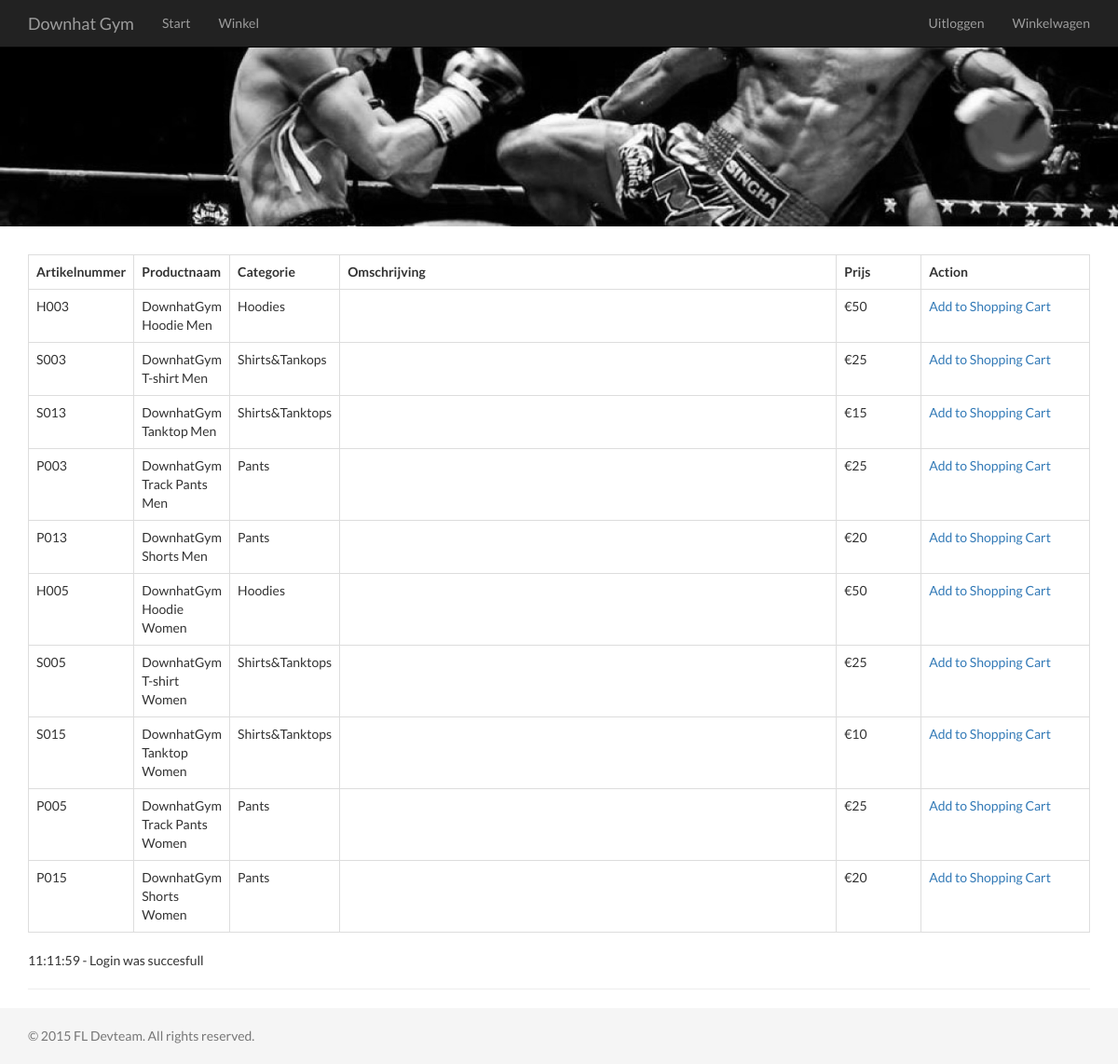
The page /index.php?action=showShop (signed in) on the database its author committed.
### tables this page shows
CREATE TABLE IF NOT EXISTS `artikel` (
  `artikelnummer` varchar(4) NOT NULL,
  `productnaam` varchar(45) NOT NULL,
  `categorie` varchar(80) NOT NULL,
  `prijs` int(11) NOT NULL,
  `voorraad` int(11) NOT NULL,
  `omschrijving` varchar(150) NOT NULL,
  PRIMARY KEY (`artikelnummer`),
  KEY `Voorraad` (`voorraad`),
  KEY `Omschrijving` (`omschrijving`)
);

### index.php (called while the page is built, shortened)
<?php
	displayHeader();
	displayNavigation();
	renderCurrentAction();
	displayFooter();
?>

### lib/authorisation.lib.php (called while the page is built, shortened)
<?php
	function hasRole(array $rolesList){
		if (isset($_SESSION['userData'])){
			return isAuthenticated() && !(array_search($_SESSION['userData']['role'], $rolesList, TRUE) === FALSE);
		} else {
			return FALSE;
		}
	}
	function isAuthenticated(){
		if (isset($_SESSION['userData'])){
			return $_SESSION['userData']['authenticated'];
		} else {
			return FALSE;
		}
	}
?>

### rendering/shop.rdr.php (the view)
<?php
	function displayShop(){
		global $db_conn;
    	$sql  = "SELECT * FROM artikel";
		$result = mysqli_query($db_conn, $sql);
		$row = $result->fetch_assoc();
		if($result == 0){
		    add_to_message_stack("displayShop() - Query is empty. This message is logged", true);
            log_message("Query is empty: ". $sql);
		} else {
?>			<table class="table table-bordered">
				<tr>
					<th class="col-xs-1">Artikelnummer</th>
					<th class="col-xs-1">Productnaam</th>
					<th class="col-xs-1">Categorie</th>
					<th class="col-xs-6">Omschrijving</th>
					<th class="col-xs-1">Prijs</th>
					<th class="col-xs-2">Action</th>
				</tr>
<?php			do {
?>				<tr>
					<td class="col-xs-1"><?php echo $row['artikelnummer'];?></td>
					<td class="col-xs-1"><?php echo $row['productnaam'];?></td>
					<td class="col-xs-1"><?php echo $row['categorie'];?></td>
					<td class="col-xs-6"><?php echo $row['omschrijving'];?></td>
					<td class="col-xs-1">&#8364;<?php echo $row['prijs'];?></td>
					<td class="col-xs-2"> <a href="index.php?action=showShoppingCart&addarticle=<?php echo $row['artikelnummer'];?>">Add to Shopping Cart</a> </td>
				</tr>
<?php			} while ($row = $result->fetch_assoc());
				echo "</table>";
			}
		}
?>

### lib/general.lib.php (shortened to what this page needs)
<?php
   function displayHeader() {
?>
<!DOCTYPE html>
<html>
  <head>
    <link rel="stylesheet" href="css/bootstrap.min.css">
    <link rel="stylesheet" href="css/subalpine.css">
	</head>
  <body>
<?php
  }
	function displayFooter() {
        print_messages();
	?>
      </div>
        <footer class="footer">
          <div class="container">
            <p class="text-muted">&copy; 2015 FL Devteam. All rights reserved.</p>
          </div>
        </footer>
			</body>
		</html>
	<?php
	}
	function displayNavigation() {
?>
<nav class="navbar navbar-inverse navbar-static-top unconstrained">
  <div class="container">
    <div class="navbar-header">
      <a class="navbar-brand" href="http://downhatgym.nl/">Downhat Gym</a>
    </div>
    <div id="navbar" class="collapse navbar-collapse">
      <ul class="nav navbar-nav">
        <li><a href="index.php?action=home">Start</a></li>
        <?php if(hasRole(array('BACKEND', 'CUSTOMER'))){ ?>
  				<li><a href="index.php?action=showShop">Winkel</a></li>
  			<?php } ?>
      </ul>
      <ul class="nav navbar-nav navbar-right">
  			<?php if(!isAuthenticated()){ ?>
  				<li><a href="index.php?action=showLogin">Login</a></li>
  			<?php } else { ?>
  			    <li><a href="index.php?action=logout">Uitloggen</a></li>
  			    <li><a href="index.php?action=showShoppingCart">Winkelwagen</a></li>
  			<?php } ?>
      </ul>
    </div>
  </div>
</nav>
<div class="container-fluid unconstrained">
  <div class="banner"></div>
</div>
<div class="container">
<?php
	}
?>
<?php
	function getCurrentAction() {
		global $config;
		if(isset($_GET['action'])) {
			return $_GET['action'];
		}
		else {
			return $config['defaultaction'];
		}
	}
?>

### lib/rendering.lib.php
<?php
	$renderingMap[$config['defaultaction']]	='displayHome();';
	$renderingMap["showCustomers"]      ='displayAllCustomers();';
    $renderingMap["showAddCustomer"]    ='displayAddCustomer();';
    $renderingMap["showEditCustomer"]   ='displayEditCustomer();';
	$renderingMap["showArticles"]       ='displayAllArticles();';
	$renderingMap["showAddArticle"]     ='displayAddArticle();';
	$renderingMap["showEditArticle"]    ='displayeditArticle();';
	$renderingMap["showLogin"]    		='displayLogin();';
	$renderingMap["showShop"]    		='displayShop();';
	$renderingMap["showShoppingCart"]   ='displayShoppingCart();';
	$renderingMap["showCheckout"]   	='displayCheckout();';
	function renderCurrentAction(){
		global $renderingMap, $config;
		if(isset($renderingMap[getCurrentAction()])){
			eval($renderingMap[getCurrentAction()]);
		} else {
		    eval($renderingMap[$config['defaultaction']]);
            log_message("No mapping for requested rendering/process. ". getCurrentAction() . " Redirecting to defaultaction.");
		}
       }
?>

### lib/messages.lib.php (shortened to what this page needs)
<?php
	function print_messages(){
		$html_output  = "<div id=\"messages\">";
		if(isset($_SESSION['message'])){
			foreach($_SESSION['message'] as $key=>$message){
				$html_output .= date("H:i:s",$message[1]) . " - " .$message[0];
				$html_output .= '<hr/>';
			}
		}
		$html_output .= "</div>";
		echo $html_output;
	}
?>

### css/subalpine.css (style rules this page uses)
body, .tooltip, .popover { font-family: 'Lato', Arial, sans-serif; }
.container .text-muted { margin: 20px 0; }
.unconstrained { padding: 0; margin-bottom: 0; }
.banner { padding-top: 96px; padding-bottom: 96px; margin-bottom: 30px; color: inherit; background-color: #eee; background-size: cover; background-position: 50% 60%; background-image: url('../images/banner.jpg'); text-shadow: 0 0 2px #FFFFFF; }
html { position: relative; min-height: 100%; }
body { margin-bottom: 60px; }
.footer { position: absolute; bottom: 0; width: 100%; height: 60px; background-color: #f5f5f5; }
.footer > .container { padding-right: 15px; padding-left: 15px; }

### rows shown on the page
artikel: artikelnummer "H003", productnaam "DownhatGym Hoodie Men", categorie "Hoodies", prijs "50"
artikel: artikelnummer "S003", productnaam "DownhatGym T-shirt Men", categorie "Shirts&Tankops", prijs "25"
artikel: artikelnummer "S013", productnaam "DownhatGym Tanktop Men", categorie "Shirts&Tanktops", prijs "15"
artikel: artikelnummer "P003", productnaam "DownhatGym Track Pants Men", categorie "Pants", prijs "25"
artikel: artikelnummer "P013", productnaam "DownhatGym Shorts Men", categorie "Pants", prijs "20"
artikel: artikelnummer "H005", productnaam "DownhatGym Hoodie Women", categorie "Hoodies", prijs "50"
artikel: artikelnummer "S005", productnaam "DownhatGym T-shirt Women", categorie "Shirts&Tanktops", prijs "25"
artikel: artikelnummer "S015", productnaam "DownhatGym Tanktop Women", categorie "Shirts&Tanktops", prijs "10"
artikel: artikelnummer "P005", productnaam "DownhatGym Track Pants Women", categorie "Pants", prijs "25"
artikel: artikelnummer "P015", productnaam "DownhatGym Shorts Women", categorie "Pants", prijs "20"
